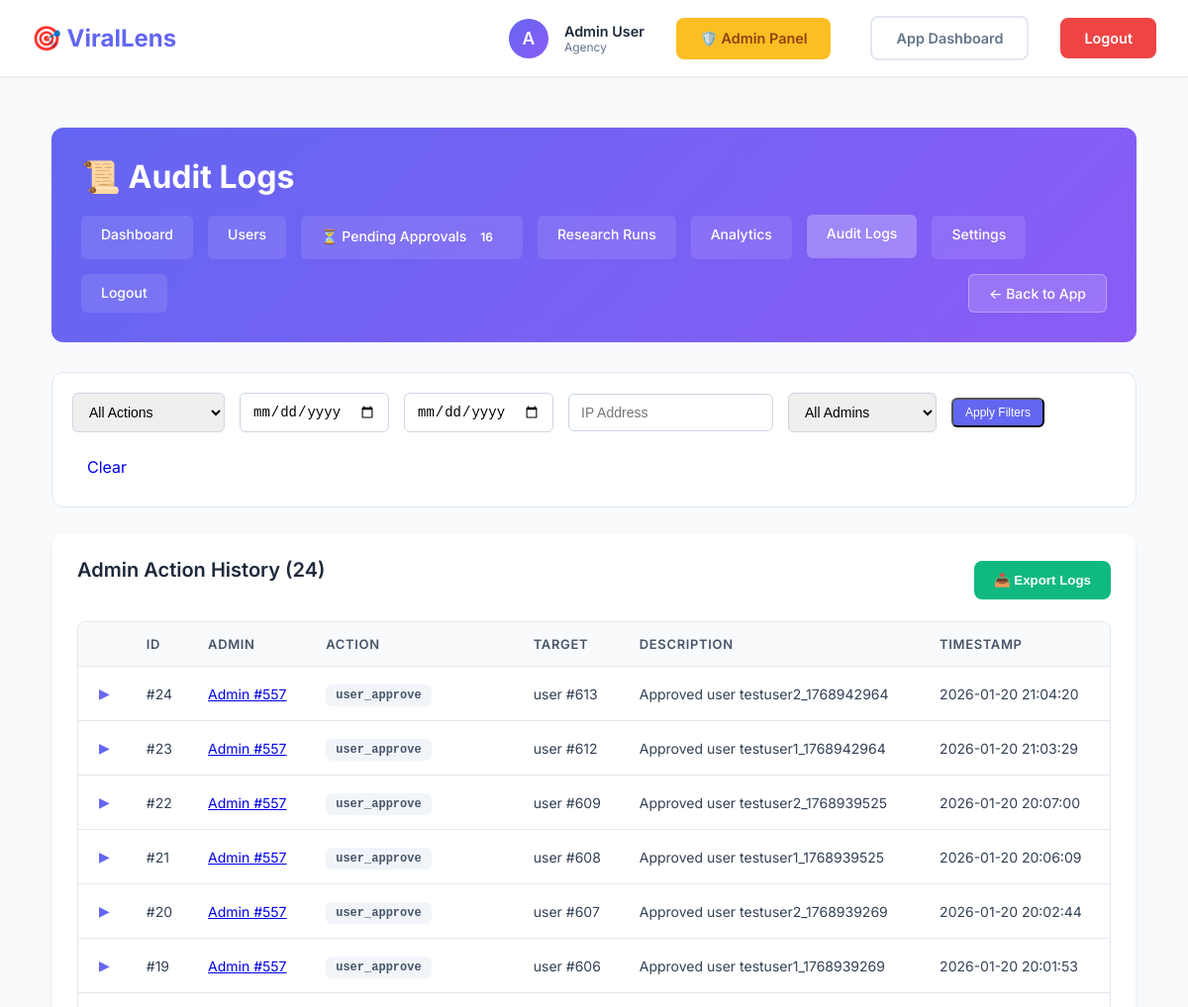
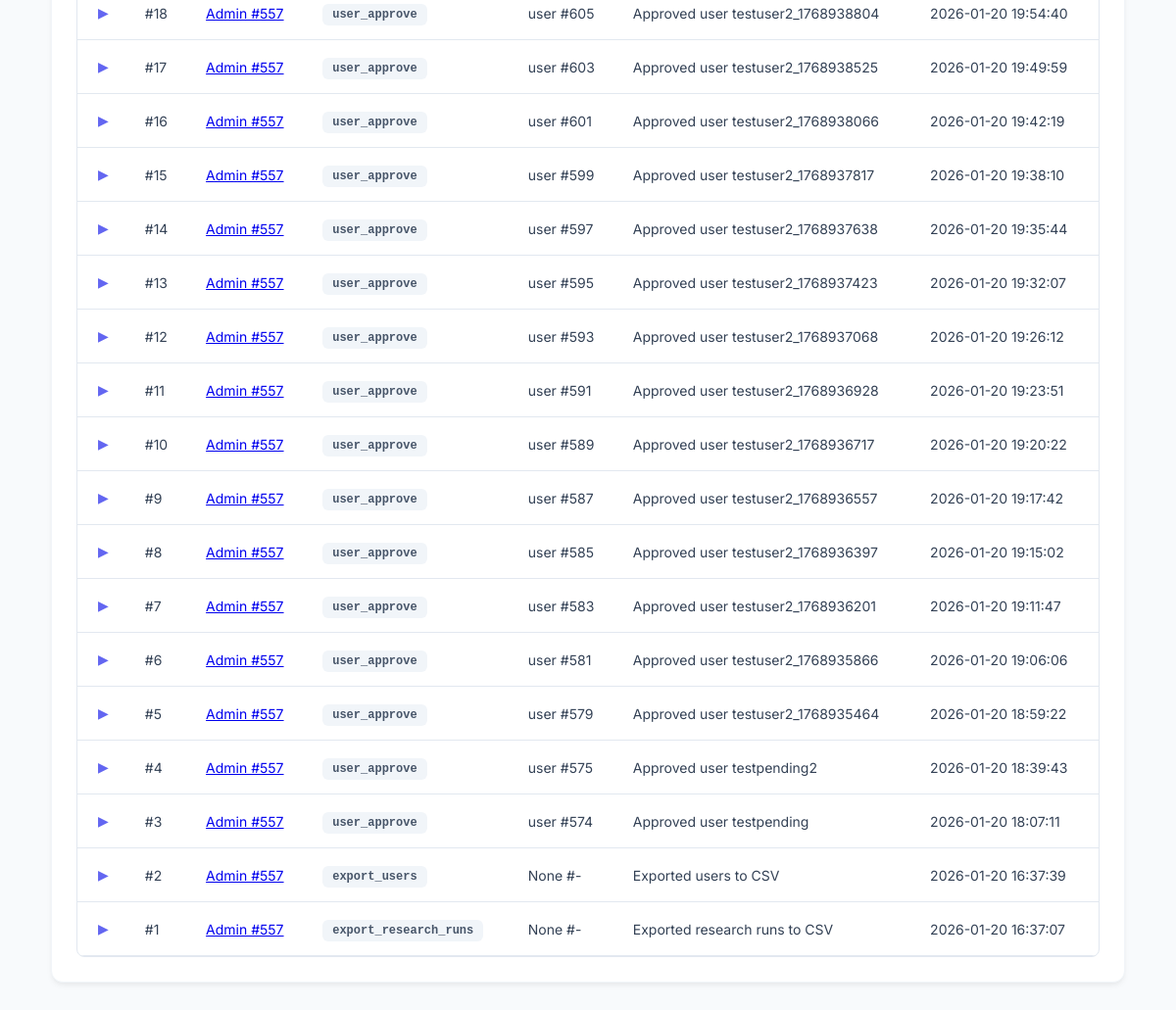
The page /admin/logs (signed in) on the database as committed earlier (2 pictures, top to bottom).
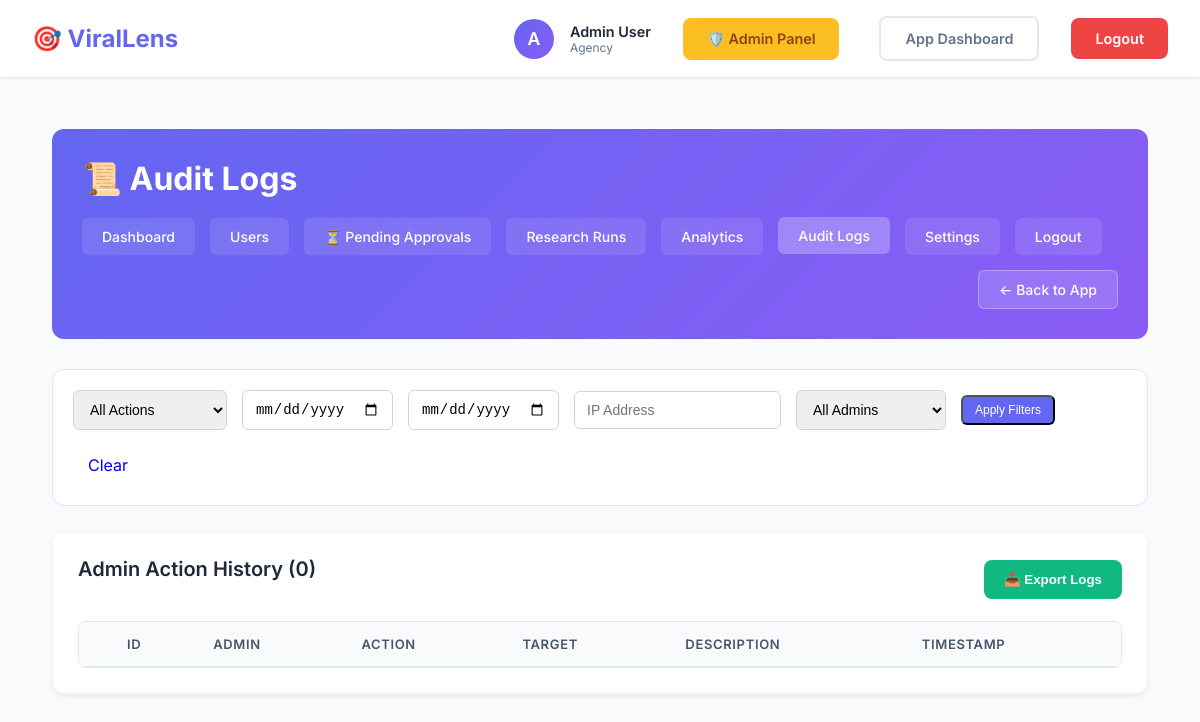
The same page on the database as committed later.
### models.py (models this page shows, shortened)
class AdminLog(db.Model):
    __tablename__ = 'admin_logs'
    id = db.Column(db.Integer, primary_key=True)
    admin_id = db.Column(db.Integer, db.ForeignKey('users.id'), nullable=False)
    action = db.Column(db.String(50), nullable=False)  # e.g., 'user_suspended', 'subscription_changed'
    target_type = db.Column(db.String(50))  # e.g., 'User', 'ResearchRun'
    target_id = db.Column(db.Integer)
    description = db.Column(db.Text)
    ip_address = db.Column(db.String(50))
    user_agent = db.Column(db.String(255))
    created_at = db.Column(db.DateTime, default=datetime.utcnow)

### admin_routes.py (the view)
@admin_bp.route('/logs')
@login_required
@admin_required
def logs():
    page = request.args.get('page', 1, type=int)
    per_page = request.args.get('per_page', 50, type=int)
    action_filter = request.args.get('action', '')
    query = AdminLog.query
    if action_filter:
        query = query.filter_by(action=action_filter)
    pagination = query.order_by(AdminLog.created_at.desc()).paginate(
        page=page, per_page=per_page, error_out=False
    )
    actions = db.session.query(AdminLog.action).distinct().all()
    actions = [a[0] for a in actions]
    return render_template('admin/logs.html',
                         logs=pagination.items,
                         pagination=pagination,
                         actions=actions,
                         action_filter=action_filter)

### admin_routes.py (called while the page is built)
@admin_bp.context_processor
def inject_pending_count():
    count = User.query.filter_by(approval_status='pending').count()
    return dict(pending_count=count)

### app.py (called while the page is built)
@login_manager.user_loader
def load_user(user_id):
    return User.query.get(int(user_id))

### utils/admin_utils.py (called while the page is built)
def admin_required(f):
    @wraps(f)
    def decorated_function(*args, **kwargs):
        if not current_user.is_authenticated:
            flash('Please log in to access this page.', 'error')
            return redirect(url_for('login'))
        if not current_user.is_admin:
            flash('Access denied. Admin privileges required.', 'error')
            return redirect(url_for('dashboard'))
        return f(*args, **kwargs)
    return decorated_function

### templates/admin/logs.html (shortened to what this page needs)
{% extends "admin/base_admin.html" %}
{% block header_title %}📜 Audit Logs{% endblock %}
{% block admin_content %}
<div class="filters-section">
    <form id="filter-form" action="{{ url_for('admin.logs') }}" method="get" style="display:contents;">
        <select name="action" id="action-filter">
            <option value="">All Actions</option>
        </select>
        <input type="date" name="date_from" id="log-date-from" value="{{ request.args.get('date_from', '') }}"
            placeholder="From">
        <input type="date" name="date_to" id="log-date-to" value="{{ request.args.get('date_to', '') }}"
            placeholder="To">
        <input type="text" name="ip_address" id="ip-filter" value="{{ request.args.get('ip_address', '') }}"
            placeholder="IP Address">
        <select name="admin_id" id="admin-filter">
            <option value="">All Admins</option>
        </select>
        <button type="submit" class="btn-sm">Apply Filters</button>
        <a href="{{ url_for('admin.logs') }}" class="btn-secondary"
            style="text-decoration:none; padding:10px 15px; display:inline-block;">Clear</a>
    </form>
</div>
<div class="section-card">
    <div class="table-header">
        <h2>Admin Action History ({{ pagination.total }})</h2>
        <button class="btn-action" style="background:#10b981;" onclick="exportLogs()">📥 Export Logs</button>
    </div>
    <div class="table-responsive">
        <table class="admin-table">
            <thead>
                <tr>
                    <th width="30"></th>
                    <th>ID</th>
                    <th>Admin</th>
                    <th>Action</th>
                    <th>Target</th>
                    <th>Description</th>
                    <th>Timestamp</th>
                </tr>
            </thead>
            <tbody>
                {% for log in logs %}
                <tr>
                    <td>
                        <button class="btn-toggle" onclick="toggleDetails({{ log.id }})">▶</button>
                    </td>
                    <td>#{{ log.id }}</td>
                    <td>
                        <a href="{{ url_for('admin.user_detail', user_id=log.admin_id) }}">
                            Admin #{{ log.admin_id }}
                        </a>
                    </td>
                    <td><span class="action-badge">{{ log.action }}</span></td>
                    <td>{{ log.target_type }} #{{ log.target_id if log.target_id else '-' }}</td>
                    <td>{{ log.description or '-' }}</td>
                    <td>{{ log.created_at.strftime('%Y-%m-%d %H:%M:%S') if log.created_at else '-' }}</td>
                </tr>
                {% endfor %}
            </tbody>
        </table>
    </div>
</div>
{% endblock %}

Rows that differ between the two databases and show on the page:
removed AdminLog: id "24", admin_id "557", action "user_approve", target_type "user", target "613", description "Approved user testuser2_1768942964", created_at "2026-01-20 21:04:20"
removed AdminLog: id "23", admin_id "557", action "user_approve", target_type "user", target "612", description "Approved user testuser1_1768942964", created_at "2026-01-20 21:03:29"
removed AdminLog: id "22", admin_id "557", action "user_approve", target_type "user", target "609", description "Approved user testuser2_1768939525", created_at "2026-01-20 20:07:00"
removed AdminLog: id "21", admin_id "557", action "user_approve", target_type "user", target "608", description "Approved user testuser1_1768939525", created_at "2026-01-20 20:06:09"
removed AdminLog: id "20", admin_id "557", action "user_approve", target_type "user", target "607", description "Approved user testuser2_1768939269", created_at "2026-01-20 20:02:44"
removed AdminLog: id "19", admin_id "557", action "user_approve", target_type "user", target "606", description "Approved user testuser1_1768939269", created_at "2026-01-20 20:01:53"
removed AdminLog: id "18", admin_id "557", action "user_approve", target_type "user", target "605", description "Approved user testuser2_1768938804", created_at "2026-01-20 19:54:40"
removed AdminLog: id "17", admin_id "557", action "user_approve", target_type "user", target "603", description "Approved user testuser2_1768938525", created_at "2026-01-20 19:49:59"
removed AdminLog: id "16", admin_id "557", action "user_approve", target_type "user", target "601", description "Approved user testuser2_1768938066", created_at "2026-01-20 19:42:19"
removed AdminLog: id "15", admin_id "557", action "user_approve", target_type "user", target "599", description "Approved user testuser2_1768937817", created_at "2026-01-20 19:38:10"
removed AdminLog: id "14", admin_id "557", action "user_approve", target_type "user", target "597", description "Approved user testuser2_1768937638", created_at "2026-01-20 19:35:44"
removed AdminLog: id "13", admin_id "557", action "user_approve", target_type "user", target "595", description "Approved user testuser2_1768937423", created_at "2026-01-20 19:32:07"
removed AdminLog: id "12", admin_id "557", action "user_approve", target_type "user", target "593", description "Approved user testuser2_1768937068", created_at "2026-01-20 19:26:12"
removed AdminLog: id "11", admin_id "557", action "user_approve", target_type "user", target "591", description "Approved user testuser2_1768936928", created_at "2026-01-20 19:23:51"
removed AdminLog: id "10", admin_id "557", action "user_approve", target_type "user", target "589", description "Approved user testuser2_1768936717", created_at "2026-01-20 19:20:22"
removed AdminLog: id "9", admin_id "557", action "user_approve", target_type "user", target "587", description "Approved user testuser2_1768936557", created_at "2026-01-20 19:17:42"
removed AdminLog: id "8", admin_id "557", action "user_approve", target_type "user", target "585", description "Approved user testuser2_1768936397", created_at "2026-01-20 19:15:02"
removed AdminLog: id "7", admin_id "557", action "user_approve", target_type "user", target "583", description "Approved user testuser2_1768936201", created_at "2026-01-20 19:11:47"
removed AdminLog: id "6", admin_id "557", action "user_approve", target_type "user", target "581", description "Approved user testuser2_1768935866", created_at "2026-01-20 19:06:06"
removed AdminLog: id "5", admin_id "557", action "user_approve", target_type "user", target "579", description "Approved user testuser2_1768935464", created_at "2026-01-20 18:59:22"
removed AdminLog: id "4", admin_id "557", action "user_approve", target_type "user", target "575", description "Approved user testpending2", created_at "2026-01-20 18:39:43"
removed AdminLog: id "3", admin_id "557", action "user_approve", target_type "user", target "574", description "Approved user testpending", created_at "2026-01-20 18:07:11"
removed AdminLog: id "2", admin_id "557", action "export_users", target_type "None", target_id "-", description "Exported users to CSV", created_at "2026-01-20 16:37:39"
removed AdminLog: id "1", admin_id "557", action "export_research_runs", target_type "None", target_id "-", description "Exported research runs to CSV", created_at "2026-01-20 16:37:07"
Other text that changed with them:
{{ pagination.total }}: "24" → "0"
{{ pending_count }}: "16" → (not shown)
